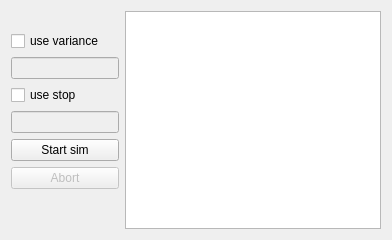
      <widget class="QWidget" name="para_sim_mag_incl">
       <attribute name="title">
        <string>Step6: sim3 --mag --incl</string>
       </attribute>
       <layout class="QHBoxLayout" name="horizontalLayout_34">
        <item>
         <layout class="QVBoxLayout" name="verticalLayout_160">
          <property name="sizeConstraint">
           <enum>QLayout::SetFixedSize</enum>
          </property>
          <property name="topMargin">
           <number>20</number>
          </property>
          <item>
           <layout class="QVBoxLayout" name="verticalLayout_161">
            <property name="sizeConstraint">
             <enum>QLayout::SetFixedSize</enum>
            </property>
            <item>
             <widget class="QCheckBox" name="checkBox_sim3_6_var">
              <property name="sizePolicy">
               <sizepolicy hsizetype="Maximum" vsizetype="Fixed">
                <horstretch>0</horstretch>
                <verstretch>0</verstretch>
               </sizepolicy>
              </property>
              <property name="text">
               <string>use variance</string>
              </property>
             </widget>
            </item>
            <item>
             <widget class="QLineEdit" name="sim3_6_var">
              <property name="enabled">
               <bool>false</bool>
              </property>
              <property name="sizePolicy">
               <sizepolicy hsizetype="Maximum" vsizetype="Fixed">
                <horstretch>0</horstretch>
                <verstretch>0</verstretch>
               </sizepolicy>
              </property>
             </widget>
            </item>
            <item>
             <widget class="QCheckBox" name="checkBox_sim3_6_stop">
              <property name="enabled">
               <bool>true</bool>
              </property>
              <property name="sizePolicy">
               <sizepolicy hsizetype="Maximum" vsizetype="Fixed">
                <horstretch>0</horstretch>
                <verstretch>0</verstretch>
               </sizepolicy>
              </property>
              <property name="text">
               <string>use stop</string>
              </property>
             </widget>
            </item>
            <item>
             <widget class="QLineEdit" name="sim3_6_stop">
              <property name="enabled">
               <bool>false</bool>
              </property>
              <property name="sizePolicy">
               <sizepolicy hsizetype="Maximum" vsizetype="Fixed">
                <horstretch>0</horstretch>
                <verstretch>0</verstretch>
               </sizepolicy>
              </property>
             </widget>
            </item>
           </layout>
          </item>
          <item>
           <layout class="QVBoxLayout" name="verticalLayout_162">
            <property name="sizeConstraint">
             <enum>QLayout::SetFixedSize</enum>
            </property>
            <item>
             <widget class="QPushButton" name="pushButton_start_sim3">
              <property name="sizePolicy">
               <sizepolicy hsizetype="Preferred" vsizetype="Fixed">
                <horstretch>0</horstretch>
                <verstretch>0</verstretch>
               </sizepolicy>
              </property>
              <property name="text">
               <string>Start sim</string>
              </property>
             </widget>
            </item>
            <item>
             <widget class="QPushButton" name="pushButton_abort_sim3">
              <property name="enabled">
               <bool>false</bool>
              </property>
              <property name="sizePolicy">
               <sizepolicy hsizetype="Preferred" vsizetype="Fixed">
                <horstretch>0</horstretch>
                <verstretch>0</verstretch>
               </sizepolicy>
              </property>
              <property name="text">
               <string>Abort</string>
              </property>
             </widget>
            </item>
            <item>
             <spacer name="verticalSpacer_22">
              <property name="orientation">
               <enum>Qt::Vertical</enum>
              </property>
              <property name="sizeHint" stdset="0">
               <size>
                <width>20</width>
                <height>40</height>
               </size>
              </property>
             </spacer>
            </item>
           </layout>
          </item>
         </layout>
        </item>
        <item>
         <widget class="QTextEdit" name="textOutput_sim3">
          <property name="undoRedoEnabled">
           <bool>false</bool>
          </property>
          <property name="overwriteMode">
           <bool>true</bool>
          </property>
         </widget>
        </item>
       </layout>
      </widget>
